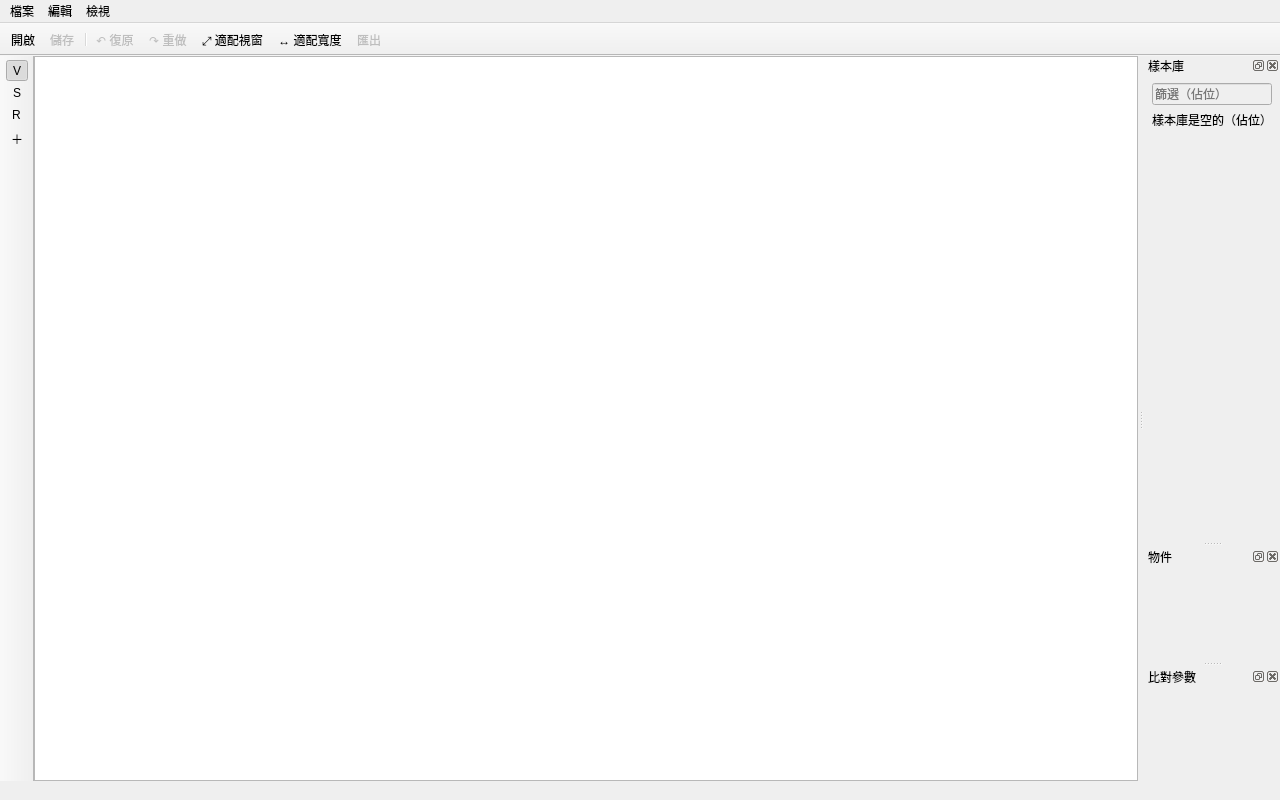
<?xml version="1.0" encoding="UTF-8"?>
<ui version="4.0">
 <class>aoi::ui::MainWindow</class>
 <widget class="QMainWindow" name="MainWindow">
  <property name="geometry">
   <rect>
    <x>0</x>
    <y>0</y>
    <width>1280</width>
    <height>800</height>
   </rect>
  </property>
  <property name="windowTitle">
   <string notr="true">AOI 教學工具</string>
  </property>
  <widget class="QWidget" name="central">
   <layout class="QVBoxLayout" name="centralColumn" stretch="1,0">
    <property name="spacing">
     <number>0</number>
    </property>
    <property name="leftMargin">
     <number>0</number>
    </property>
    <property name="topMargin">
     <number>0</number>
    </property>
    <property name="rightMargin">
     <number>0</number>
    </property>
    <property name="bottomMargin">
     <number>0</number>
    </property>
    <item>
     <widget class="aoi::ui::ImageCanvas" name="canvas"/>
    </item>
    <item>
     <widget class="aoi::ui::MessageBar" name="messageBar"/>
    </item>
   </layout>
  </widget>
  <widget class="QMenuBar" name="menuBar">
   <widget class="QMenu" name="fileMenu">
    <property name="title">
     <string notr="true">檔案</string>
    </property>
    <addaction name="actionOpen"/>
    <addaction name="actionSave"/>
    <addaction name="actionExport"/>
    <addaction name="separator"/>
    <addaction name="actionQuit"/>
   </widget>
   <widget class="QMenu" name="editMenu">
    <property name="title">
     <string notr="true">編輯</string>
    </property>
    <addaction name="actionUndo"/>
    <addaction name="actionRedo"/>
   </widget>
   <widget class="QMenu" name="viewMenu">
    <property name="title">
     <string notr="true">檢視</string>
    </property>
    <widget class="QMenu" name="themeMenu">
     <property name="title">
      <string notr="true">主題</string>
     </property>
     <addaction name="actionThemeLight"/>
     <addaction name="actionThemeDark"/>
     <addaction name="actionThemeSystem"/>
    </widget>
    <widget class="QMenu" name="fontMenu">
     <property name="title">
      <string notr="true">字級縮放</string>
     </property>
    </widget>
    <widget class="QMenu" name="languageMenu">
     <property name="title">
      <string notr="true">語言</string>
     </property>
     <addaction name="actionLangZh"/>
     <addaction name="actionLangEn"/>
    </widget>
    <widget class="QMenu" name="panelsMenu">
     <property name="title">
      <string notr="true">面板</string>
     </property>
    </widget>
    <addaction name="actionFit"/>
    <addaction name="actionFitWidth"/>
    <addaction name="separator"/>
    <addaction name="themeMenu"/>
    <addaction name="fontMenu"/>
    <addaction name="languageMenu"/>
    <addaction name="panelsMenu"/>
   </widget>
   <addaction name="fileMenu"/>
   <addaction name="editMenu"/>
   <addaction name="viewMenu"/>
  </widget>
  <widget class="QToolBar" name="topBar">
   <property name="movable">
    <bool>false</bool>
   </property>
   <property name="toolButtonStyle">
    <enum>Qt::ToolButtonStyle::ToolButtonTextOnly</enum>
   </property>
   <attribute name="toolBarArea">
    <enum>TopToolBarArea</enum>
   </attribute>
   <attribute name="toolBarBreak">
    <bool>false</bool>
   </attribute>
   <addaction name="actionOpen"/>
   <addaction name="actionSave"/>
   <addaction name="separator"/>
   <addaction name="actionUndo"/>
   <addaction name="actionRedo"/>
   <addaction name="actionFit"/>
   <addaction name="actionFitWidth"/>
   <addaction name="actionExport"/>
  </widget>
  <widget class="QToolBar" name="toolRail">
   <property name="movable">
    <bool>false</bool>
   </property>
   <property name="orientation">
    <enum>Qt::Orientation::Vertical</enum>
   </property>
   <property name="toolButtonStyle">
    <enum>Qt::ToolButtonStyle::ToolButtonTextOnly</enum>
   </property>
   <attribute name="toolBarArea">
    <enum>LeftToolBarArea</enum>
   </attribute>
   <attribute name="toolBarBreak">
    <bool>false</bool>
   </attribute>
   <addaction name="actionToolSelect"/>
   <addaction name="actionToolSample"/>
   <addaction name="actionToolRegion"/>
   <addaction name="actionToolAdd"/>
  </widget>
  <widget class="QStatusBar" name="statusBar">
   <property name="sizeGripEnabled">
    <bool>false</bool>
   </property>
  </widget>
  <widget class="QDockWidget" name="libraryDock">
   <property name="windowTitle">
    <string notr="true">樣本庫</string>
   </property>
   <attribute name="dockWidgetArea">
    <number>2</number>
   </attribute>
   <widget class="QWidget" name="libraryBody">
    <layout class="QVBoxLayout" name="libraryColumn" stretch="0,1">
     <property name="leftMargin">
      <number>8</number>
     </property>
     <property name="topMargin">
      <number>8</number>
     </property>
     <property name="rightMargin">
      <number>8</number>
     </property>
     <property name="bottomMargin">
      <number>8</number>
     </property>
     <item>
      <widget class="QLineEdit" name="libraryFilter">
       <property name="enabled">
        <bool>false</bool>
       </property>
       <property name="placeholderText">
        <string notr="true">篩選（佔位）</string>
       </property>
       <property name="clearButtonEnabled">
        <bool>true</bool>
       </property>
      </widget>
     </item>
     <item>
      <widget class="QLabel" name="libraryEmpty">
       <property name="text">
        <string notr="true">樣本庫是空的（佔位）</string>
       </property>
       <property name="alignment">
        <set>Qt::AlignmentFlag::AlignLeading|Qt::AlignmentFlag::AlignLeft|Qt::AlignmentFlag::AlignTop</set>
       </property>
       <property name="wordWrap">
        <bool>true</bool>
       </property>
       <property name="margin">
        <number>12</number>
       </property>
      </widget>
     </item>
    </layout>
   </widget>
  </widget>
  <widget class="QDockWidget" name="objectsDock">
   <property name="windowTitle">
    <string notr="true">物件</string>
   </property>
   <attribute name="dockWidgetArea">
    <number>2</number>
   </attribute>
   <widget class="aoi::ui::ObjectsPanel" name="objectsPanel"/>
  </widget>
  <widget class="QDockWidget" name="paramsDock">
   <property name="windowTitle">
    <string notr="true">比對參數</string>
   </property>
   <attribute name="dockWidgetArea">
    <number>2</number>
   </attribute>
   <widget class="aoi::ui::ParamsPanel" name="paramsPanel"/>
  </widget>
  <action name="actionOpen">
   <property name="text">
    <string notr="true">開啟</string>
   </property>
  </action>
  <action name="actionSave">
   <property name="enabled">
    <bool>false</bool>
   </property>
   <property name="text">
    <string notr="true">儲存</string>
   </property>
  </action>
  <action name="actionExport">
   <property name="enabled">
    <bool>false</bool>
   </property>
   <property name="text">
    <string notr="true">匯出</string>
   </property>
  </action>
  <action name="actionQuit">
   <property name="text">
    <string notr="true">結束</string>
   </property>
  </action>
  <action name="actionUndo">
   <property name="enabled">
    <bool>false</bool>
   </property>
   <property name="text">
    <string notr="true">↶ 復原</string>
   </property>
  </action>
  <action name="actionRedo">
   <property name="enabled">
    <bool>false</bool>
   </property>
   <property name="text">
    <string notr="true">↷ 重做</string>
   </property>
  </action>
  <action name="actionFit">
   <property name="text">
    <string notr="true">⤢ 適配視窗</string>
   </property>
  </action>
  <action name="actionFitWidth">
   <property name="text">
    <string notr="true">↔ 適配寬度</string>
   </property>
  </action>
  <action name="actionToolSelect">
   <property name="checkable">
    <bool>true</bool>
   </property>
   <property name="checked">
    <bool>true</bool>
   </property>
   <property name="text">
    <string notr="true">V</string>
   </property>
  </action>
  <action name="actionToolSample">
   <property name="checkable">
    <bool>true</bool>
   </property>
   <property name="text">
    <string notr="true">S</string>
   </property>
  </action>
  <action name="actionToolRegion">
   <property name="checkable">
    <bool>true</bool>
   </property>
   <property name="text">
    <string notr="true">R</string>
   </property>
  </action>
  <action name="actionToolAdd">
   <property name="checkable">
    <bool>true</bool>
   </property>
   <property name="text">
    <string notr="true">＋</string>
   </property>
  </action>
  <action name="actionThemeLight">
   <property name="checkable">
    <bool>true</bool>
   </property>
   <property name="text">
    <string notr="true">淺色</string>
   </property>
  </action>
  <action name="actionThemeDark">
   <property name="checkable">
    <bool>true</bool>
   </property>
   <property name="text">
    <string notr="true">深色</string>
   </property>
  </action>
  <action name="actionThemeSystem">
   <property name="checkable">
    <bool>true</bool>
   </property>
   <property name="text">
    <string notr="true">跟隨系統</string>
   </property>
  </action>
  <action name="actionLangZh">
   <property name="checkable">
    <bool>true</bool>
   </property>
   <property name="text">
    <string notr="true">繁體中文</string>
   </property>
  </action>
  <action name="actionLangEn">
   <property name="checkable">
    <bool>true</bool>
   </property>
   <property name="text">
    <string notr="true">English</string>
   </property>
  </action>
 </widget>
 <customwidgets>
  <customwidget>
   <class>aoi::ui::ImageCanvas</class>
   <extends>QGraphicsView</extends>
   <header>presentation/canvas/ImageCanvas.h</header>
  </customwidget>
  <customwidget>
   <class>aoi::ui::MessageBar</class>
   <extends>QFrame</extends>
   <header>presentation/shell/MessageBar.h</header>
   <container>1</container>
  </customwidget>
  <customwidget>
   <class>aoi::ui::ObjectsPanel</class>
   <extends>QWidget</extends>
   <header>presentation/objects/ObjectsPanel.h</header>
   <container>1</container>
  </customwidget>
  <customwidget>
   <class>aoi::ui::ParamsPanel</class>
   <extends>QWidget</extends>
   <header>presentation/params/ParamsPanel.h</header>
   <container>1</container>
  </customwidget>
 </customwidgets>
 <resources/>
 <connections/>
</ui>
